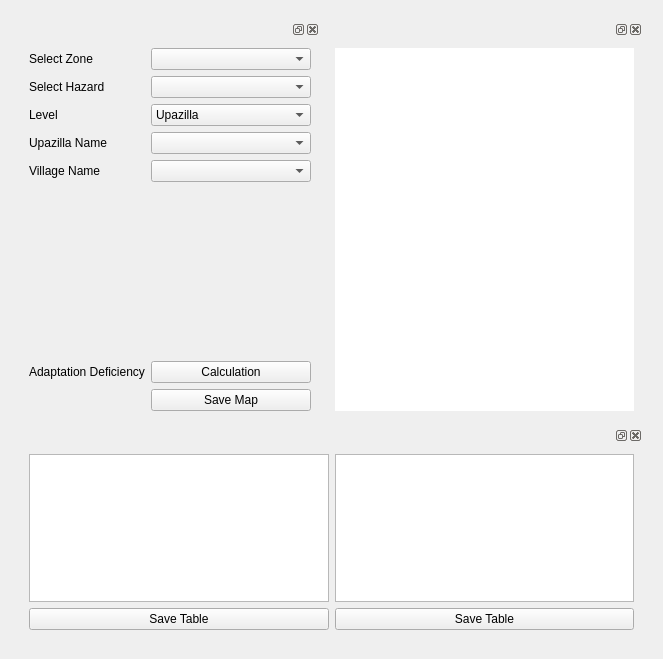
<?xml version="1.0" encoding="UTF-8"?>
<ui version="4.0">
 <class>Form</class>
 <widget class="QWidget" name="Form">
  <property name="geometry">
   <rect>
    <x>0</x>
    <y>0</y>
    <width>663</width>
    <height>659</height>
   </rect>
  </property>
  <property name="sizePolicy">
   <sizepolicy hsizetype="Preferred" vsizetype="Preferred">
    <horstretch>0</horstretch>
    <verstretch>0</verstretch>
   </sizepolicy>
  </property>
  <property name="windowTitle">
   <string>Form</string>
  </property>
  <layout class="QGridLayout" name="gridLayout_2">
   <item row="0" column="0">
    <widget class="QWidget" name="widget" native="true">
     <layout class="QFormLayout" name="formLayout_2">
      <item row="0" column="0">
       <widget class="QDockWidget" name="InputDock">
        <property name="minimumSize">
         <size>
          <width>300</width>
          <height>228</height>
         </size>
        </property>
        <widget class="QWidget" name="dockWidgetContents_2">
         <layout class="QFormLayout" name="formLayout">
          <item row="0" column="0">
           <widget class="QLabel" name="ZoneLabel">
            <property name="text">
             <string>Select Zone</string>
            </property>
           </widget>
          </item>
          <item row="0" column="1">
           <widget class="QComboBox" name="ZoneCombo"/>
          </item>
          <item row="1" column="0">
           <widget class="QLabel" name="HazardLabel">
            <property name="text">
             <string>Select Hazard</string>
            </property>
           </widget>
          </item>
          <item row="1" column="1">
           <widget class="QComboBox" name="HazardCombo"/>
          </item>
          <item row="2" column="0">
           <widget class="QLabel" name="LevelLabel">
            <property name="text">
             <string>Level</string>
            </property>
           </widget>
          </item>
          <item row="2" column="1">
           <widget class="QComboBox" name="LevelCombo">
            <item>
             <property name="text">
              <string>Upazilla</string>
             </property>
            </item>
            <item>
             <property name="text">
              <string>Village</string>
             </property>
            </item>
           </widget>
          </item>
          <item row="3" column="0">
           <widget class="QLabel" name="UpazillaLabel">
            <property name="text">
             <string>Upazilla Name</string>
            </property>
           </widget>
          </item>
          <item row="6" column="1">
           <widget class="QPushButton" name="CalculatePButton">
            <property name="text">
             <string>Calculation</string>
            </property>
           </widget>
          </item>
          <item row="7" column="1">
           <widget class="QPushButton" name="MapPBtn">
            <property name="text">
             <string>Save Map</string>
            </property>
           </widget>
          </item>
          <item row="3" column="1">
           <widget class="QComboBox" name="UpazillaCombo"/>
          </item>
          <item row="5" column="1">
           <spacer name="verticalSpacer">
            <property name="orientation">
             <enum>Qt::Vertical</enum>
            </property>
            <property name="sizeHint" stdset="0">
             <size>
              <width>20</width>
              <height>40</height>
             </size>
            </property>
           </spacer>
          </item>
          <item row="4" column="1">
           <widget class="QComboBox" name="VillageCombo"/>
          </item>
          <item row="4" column="0">
           <widget class="QLabel" name="VillageLabel">
            <property name="text">
             <string>Village Name</string>
            </property>
           </widget>
          </item>
          <item row="6" column="0">
           <widget class="QLabel" name="label">
            <property name="text">
             <string>Adaptation Deficiency</string>
            </property>
           </widget>
          </item>
         </layout>
        </widget>
       </widget>
      </item>
      <item row="0" column="1">
       <widget class="QDockWidget" name="ImageDock">
        <property name="minimumSize">
         <size>
          <width>300</width>
          <height>400</height>
         </size>
        </property>
        <widget class="QWidget" name="dockWidgetContents">
         <layout class="QGridLayout" name="gridLayout_3">
          <item row="0" column="0">
           <widget class="QLabel" name="ImView">
            <property name="sizePolicy">
             <sizepolicy hsizetype="Preferred" vsizetype="Preferred">
              <horstretch>0</horstretch>
              <verstretch>0</verstretch>
             </sizepolicy>
            </property>
            <property name="autoFillBackground">
             <bool>false</bool>
            </property>
            <property name="styleSheet">
             <string notr="true">Background : rgb(255, 255, 255)</string>
            </property>
            <property name="text">
             <string/>
            </property>
           </widget>
          </item>
         </layout>
        </widget>
       </widget>
      </item>
      <item row="1" column="0" colspan="2">
       <widget class="QDockWidget" name="TableDock">
        <widget class="QWidget" name="dockWidgetContents_3">
         <layout class="QGridLayout" name="gridLayout_4">
          <item row="0" column="0">
           <widget class="QTableWidget" name="Table1"/>
          </item>
          <item row="1" column="0">
           <widget class="QPushButton" name="Table1PBtn">
            <property name="text">
             <string>Save Table</string>
            </property>
           </widget>
          </item>
          <item row="1" column="1">
           <widget class="QPushButton" name="Table2PBtn">
            <property name="text">
             <string>Save Table</string>
            </property>
           </widget>
          </item>
          <item row="0" column="1">
           <widget class="QTableWidget" name="Table2"/>
          </item>
         </layout>
        </widget>
       </widget>
      </item>
     </layout>
    </widget>
   </item>
  </layout>
 </widget>
 <resources/>
 <connections/>
</ui>
